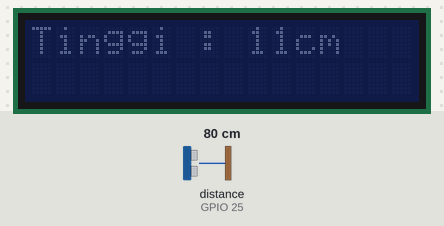
Recording of a sketch running on a simulated ESP32. On the bench: 16×2 character LCD. Wiring (inferred from the names in the program): ultrasonic range finder: trigger GPIO 26; echo GPIO 25. The test bench sets the inputs (shaded band); at power-on: distance to the obstacle (sensor on GPIO 25) 80 cm. The echo pulse lasts 58.3 µs per cm; what the sketch prints to the serial monitor is not drawn.

Above: at 1.2 s.
1.3 s: distance to the obstacle (sensor on GPIO 25) set to 2 cm
At 3.1 s:
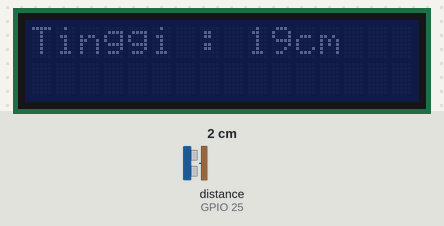
7.3 s: distance to the obstacle (sensor on GPIO 25) set to 18 cm
11.6 s: distance to the obstacle (sensor on GPIO 25) set to 35 cm
At 13.0 s:
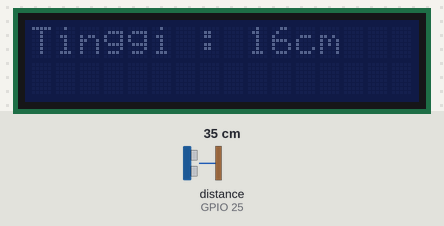
Timing chart, 0 to 14.6 s (numbered marks = the images above; inputs shaded):
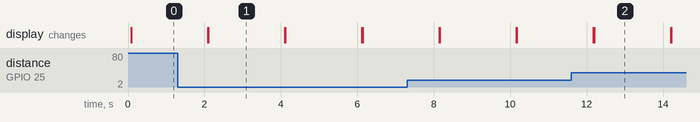

The sketch:

Mappi32_Automatic_Height_Meter.ino
```cpp
#include <LiquidCrystal_I2C.h> // library untuk LCD I2C
LiquidCrystal_I2C lcd(0x27, 16, 2);

const int trigpin = 26;
const int echopin = 25;

long durasi;
int jarak;


void setup() {
  Serial.begin(9600);
  lcd.init();
  pinMode(trigpin, OUTPUT);
  pinMode(echopin, INPUT);

}

void loop() {
  digitalWrite(trigpin, LOW);
  delayMicroseconds(2);
  digitalWrite(trigpin, HIGH);
  delayMicroseconds(10);
  digitalWrite(trigpin, LOW);

  durasi = pulseIn(echopin, HIGH);
  jarak = durasi * 0.037 / 2;

  int tinggibadan = 200 - jarak;

  Serial.print(tinggibadan);
  Serial.println(" cm");

  lcd.setCursor(0, 0);
  lcd.print("Tinggi :");
  lcd.setCursor(9, 0);
  lcd.print(tinggibadan);
  lcd.setCursor(11, 0);
  lcd.print("cm");
  delay(2000);
  lcd.clear();
}
```

Measured:
- after the input at 1.3 s, the display: first differs from a run without the input after 0.80 s (image 1)
- after the input at 11.6 s, the display: first differs from a run without the input after 0.59 s (image 2)
- what the display in image 1 shows lasts 2.0 s, from 2.1 s to 4.1 s
